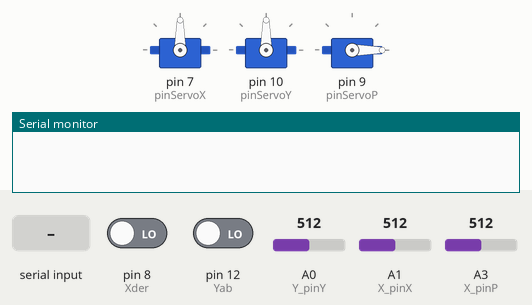
The sketch below on a simulated Arduino Uno, built with avr-gcc and run on an emulated ATmega328P. Shown: 3 × servo, the last lines printed to the serial monitor. The inputs (shaded band) are chosen by the test bench; at power-on: A0 (Y_pinY) = 512, pin 8 (Xder) LOW, pin 12 (Yab) LOW, A1 (X_pinX) = 512, A3 (X_pinP) = 512.

Above: at 1.2 s.
1.3 s: A0 (Y_pinY) set to 420
2.8 s: A0 (Y_pinY) set to 399
At 3.1 s:
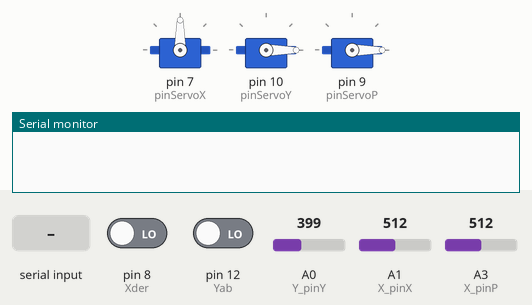
4.3 s: A0 (Y_pinY) set to 710
At 5.5 s:
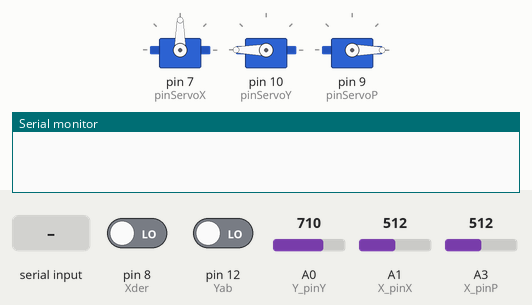
5.8 s: "g" received over Serial
8.3 s: "r" received over Serial
10.8 s: A0 (Y_pinY) set to 628
12.3 s: A0 (Y_pinY) set to 596
At 12.8 s:
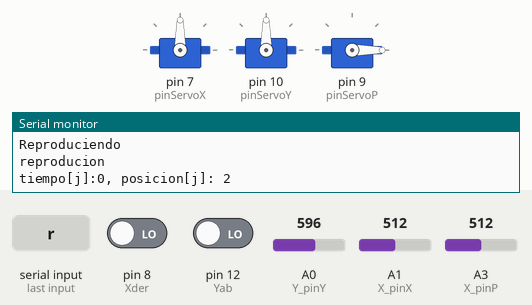
Timing chart, 0 to 14.8 s (numbered marks = the images above; inputs shaded):
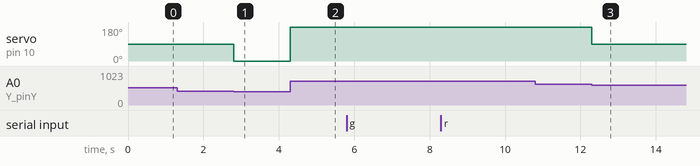

Measured:
- the behaviour switches between 412 and 411 on A0 (Y_pinY) (found by bisection; images 0 and 1)
- the behaviour switches between 612 and 611 on A0 (Y_pinY) (found by bisection; images 2 and 3)
- after the input at 1.3 s, every drawn part: stays the same
- after the input at 2.8 s, servo on pin 10 (pinServoY): 90° → 0° at once
- after the input at 4.3 s, servo on pin 10 (pinServoY): 0° → 180° at once
- after the input at 10.8 s, every drawn part: stays the same
- after the input at 12.3 s, servo on pin 10 (pinServoY): 180° → 90° at once

The sketch:

Actividad-5.3.ino
```cpp
#include <Servo.h>

#define boton_pin 13 // pin digital para el botón
#define Y_pinY A0 // pin analógico para leer eje X
#define X_pinX A1 // pin analógico para leer eje X
#define X_pinP A3

#define DERECHA 0
#define IZQUIERDA 1
#define PARADA 2
#define ARRIBA 3
#define ABAJO 4
#define ABRIR 5
#define CERRAR 6

#define GMAX 110
#define GMIN 10

#define sizearray 100

int Xder = 8;
int Yab = 12;

Servo servoX;
int pinServoX = 7;

Servo servoY;
int pinServoY = 10;

Servo servoP;
int pinServoP = 9;

int gradosPinza = 0;

int posicion[sizearray];
long tiempo[sizearray];
int i;

long tiempoInicial;

int modo;
int modoAnterior;
int grabando;
int reproduciendo;

int moviendo;

void setup() {
  Serial.begin(9600);
  servoX.attach(pinServoX);
  servoY.attach(pinServoY);
  servoP.attach(pinServoP);

  pinMode(Xder, INPUT);
  pinMode(Yab, INPUT);

  modo = PARADA;
  grabando = 0;
  reproduciendo = 0;
  i = 0;
  moviendo = 0;
}

void loop() {

  if (moviendo != 2 && moviendo != 3) {

    int valorX = analogRead(X_pinX);
    //Serial.println("X: "+String(valorX));

    if (valorX < 412) {
      servoX.write(180);
      moviendo = 1;
      if (grabando == 1 && modo != IZQUIERDA) {
        modoAnterior = modo;
        grabar();
        tiempoInicial = millis();
      }
      modo = IZQUIERDA;
    }
    else if (valorX > 412 && valorX < 612) {
      servoX.write(90);
      servoY.write(90);
      moviendo = 0;
      if (grabando == 1 && modo != PARADA) {
        modoAnterior = modo;
        grabar();
        tiempoInicial = millis();
      }
      modo = PARADA;
    }
    else if (valorX > 612) {
      servoX.write(0);
      moviendo = 1;
      if (grabando == 1 && modo != DERECHA) {
        modoAnterior = modo;
        grabar();
        tiempoInicial = millis();
      }
      modo = DERECHA;
    }
  }

  if (moviendo != 1 && moviendo != 3) {
    int valorY = analogRead(Y_pinY);
    //Serial.println("Y: "+String(valorY));

    if (valorY < 412) {
      servoY.write(0);
      moviendo = 2;
      if (grabando == 1 && modo != ARRIBA) {
        modoAnterior = modo;
        grabar();
        tiempoInicial = millis();
      }
      modo = ARRIBA;
    }
    else if (valorY > 412 && valorY < 612) {
      servoX.write(90);
      servoY.write(90);
      moviendo = 0;
      if (grabando == 1 && modo != PARADA) {
        modoAnterior = modo;
        grabar();
        tiempoInicial = millis();
      }
      modo = PARADA;
    }
    else if (valorY > 612) {
      servoY.write(180);
      moviendo = 2;
      if (grabando == 1 && modo != ABAJO) {
        modoAnterior = modo;
        grabar();
        tiempoInicial = millis();
      }
      modo = ABAJO;
    }
  }
  if (moviendo != 2 && moviendo != 1) {
    int X = analogRead(X_pinP);
    //Serial.println("P: "+String(X));

    // Aumentar / reducir grados segun X-Joystick
    // Joystick de 0 a 1024, desechamos las posiciones centrales
    if (X > 700 ) {
      if ( gradosPinza < GMAX) {
        gradosPinza = gradosPinza + 3;
        moviendo = 3;
        if (grabando == 1 && modo != CERRAR) {
          modoAnterior = modo;
          grabar();
          tiempoInicial = gradosPinza;
        }
        modo = CERRAR;
      }

    }
    else if ( X < 300) {
      if ( gradosPinza > GMIN) {
        gradosPinza = gradosPinza - 3;
        moviendo = 3;
        if (grabando == 1 && modo != ABRIR) {
          modoAnterior = modo;
          grabar();
          tiempoInicial = gradosPinza;
        }
        modo = ABRIR;
      }
    }
    else {
      moviendo = 0;
      if (grabando == 1 && modo != PARADA) {
        modoAnterior = modo;
        grabar();
        tiempoInicial = gradosPinza;
      }
      modo = PARADA;
    }

    // Mover
    servoP.write(gradosPinza);
    //Serial.println("G: " + String(gradosPinza));

  }


  if (Serial.available() != 0) {

    String comando = Serial.readString();

    if (comando == "g") {
      Serial.println("Grabando");
      grabando = 1;
      reproduciendo = 0;
      i = 0;
      irA0();
      modo = PARADA;
      tiempoInicial = millis();
    }

    if (comando == "r") {
      Serial.println("Reproduciendo");
      grabando = 0;
      reproduciendo = 1;
      irA0();
    }

  }

  if (reproduciendo == 1) {
    Serial.println("reproducion");
    int j;
    for (j = 0; j < i; j++) {
      Serial.println("tiempo[j]:" + String(tiempo[j]) + ", posicion[j]: " + String(posicion[j]));
      if (posicion[j] == DERECHA) {
        servoX.write(0);
        delay(tiempo[j]);
      }
      else if (posicion[j] == IZQUIERDA) {
        servoX.write(180);
        delay(tiempo[j]);
      }
      else if (posicion[j] == PARADA) {
        servoX.write(90);
        servoY.write(90);
        delay(tiempo[j]);
      }
      else if (posicion[j] == ARRIBA) {
        servoY.write(0);
        delay(tiempo[j]);
      }
      else if (posicion[j] == ABAJO) {
        servoY.write(180);
        delay(tiempo[j]);
      }
      else if (posicion[j] == ABRIR) {
        do{
          Serial.println("gp: " + String(gradosPinza));
          gradosPinza = gradosPinza - 3;
          Serial.println("gp: " + String(gradosPinza));
          servoP.write(gradosPinza);
        }
        while(gradosPinza >= tiempo[j]  && gradosPinza <= GMAX);
      }
      else if (posicion[j] == CERRAR) {
        do{
          Serial.println("gp: " + String(gradosPinza) + " obj: " + String(tiempo[j]));
          gradosPinza = gradosPinza + 3;
          Serial.println("gp: " + String(gradosPinza));
          servoP.write(gradosPinza);
        }
        while(gradosPinza <= tiempo[j] && gradosPinza >= GMIN);
      }
    }
    reproduciendo = 0;
  }

}

void grabar() {
  int tiempoFin;
  if(modoAnterior == 5 || modoAnterior == 6){
    tiempoFin = tiempoInicial;
  }
  else{
    tiempoFin = millis() - tiempoInicial;
  }
  posicion[i] = modoAnterior;
  tiempo[i] = tiempoFin;
  Serial.println("tiempoInicial: " + String(tiempoInicial) + ", tiempoFin:" + String(tiempoFin) + " tiempo[i]:" + String(tiempo[i]) + ", posicion[i]: " + String(posicion[i]));
  i++;
}

void irA0() {
  servoX.write(0);
  while (digitalRead(Xder) == HIGH) { }
  servoX.write(90);

  servoY.write(0);
  while (digitalRead(Yab) == HIGH) {  }
  servoY.write(90);

  while(gradosPinza > GMIN) {
    gradosPinza = gradosPinza - 3;
    servoP.write(gradosPinza);
  }
}
```
